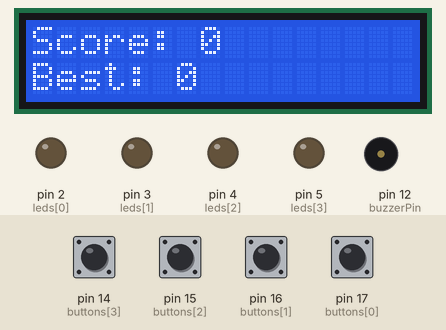
Recording of a sketch running on a simulated Arduino Uno, built with avr-gcc and run on an emulated ATmega328P. Parts: 16×2 character LCD, output pins drawn as LEDs (lit = HIGH), buzzer (waves = sounding). The test bench sets the inputs (shaded band); at power-on: pin 14 (buttons[3]), pin 15 (buttons[2]), pin 16 (buttons[1]), pin 17 (buttons[0]) HIGH. Random numbers use the default seed unless the sketch sets one.

Above: at 2.9 s.
3.0 s: pin 14 (buttons[3]) pulled LOW for 0.15 s
At 4.33 s:
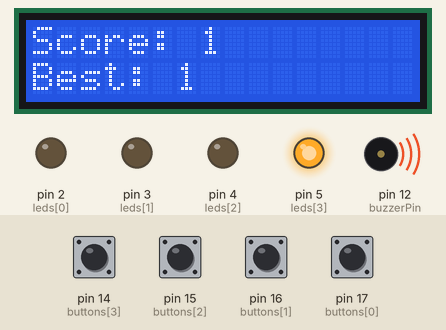
6.1 s: pin 15 (buttons[2]) pulled LOW for 0.15 s
At 7.98 s:
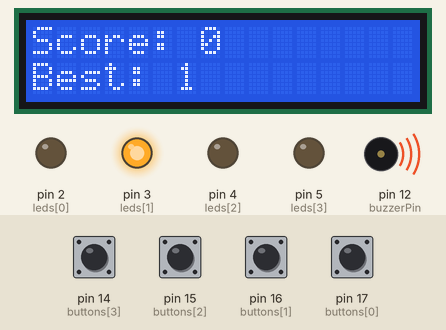
8.2 s: pin 17 (buttons[0]) pulled LOW for 1 s
At 9.0 s:
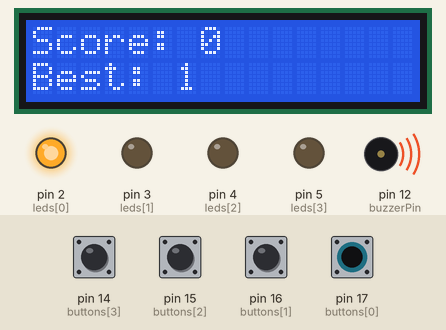
10.7 s: pin 14 (buttons[3]) pulled LOW for 1 s
At 13.0 s:
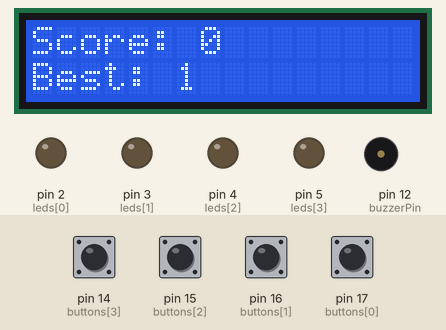
13.4 s: pin 15 (buttons[2]) pulled LOW for 1 s
At 15.58 s:
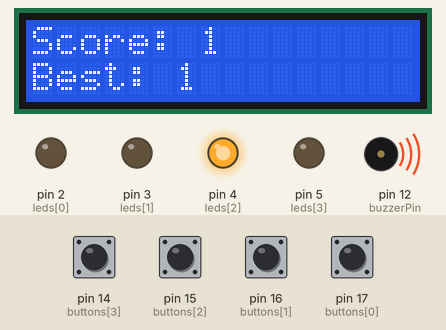
17.4 s: pin 16 (buttons[1]) pulled LOW for 0.15 s
At 18.4 s:
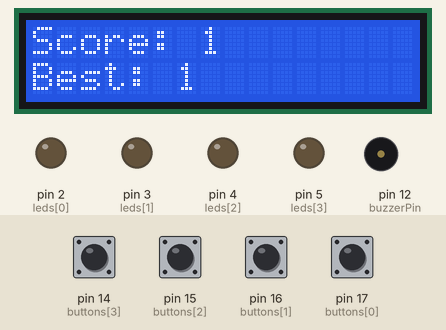
Timing chart, 0 to 20.4 s (numbered marks = the images above; inputs shaded):
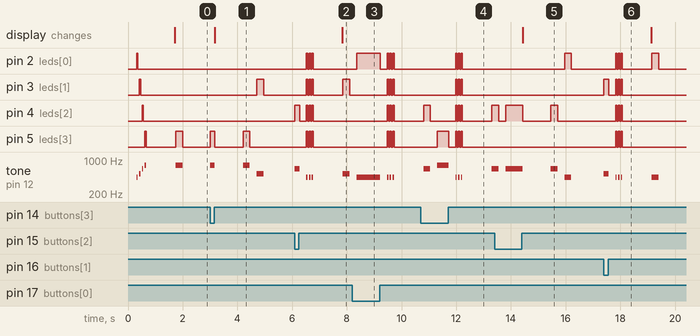

Measured:
- after the input at 3.0 s, pin 3 (leds[1]): LOW → HIGH after 1.7 s, → LOW 0.25 s later; pin 5 (leds[3]): LOW → HIGH at once, → LOW 0.18 s later, → HIGH 1.0 s later, → LOW 0.25 s later; tone on pin 12 (buzzerPin): plays 784 Hz for 0.18 s, 784 Hz for 0.25 s, 523 Hz for 0.25 s, starting at once; the display: changes after 0.18 s (image 1)
- after the input at 6.1 s, pin 2 (leds[0]), pin 5 (leds[3]): alternates HIGH for 0.05 s and LOW for 0.05 s, 6 changes in all, then stays LOW, starting after 0.43 s; tone on pin 12 (buzzerPin): plays 659 Hz for 0.18 s, 440 Hz for 0.05 s, 440 Hz for 0.05 s, 440 Hz for 0.05 s, 523 Hz for 0.25 s, starting at once; the display: changes after 1.7 s (image 2)
- after the input at 8.2 s, pin 3 (leds[1]), pin 4 (leds[2]), pin 5 (leds[3]): alternates HIGH for 0.05 s and LOW for 0.05 s, 6 changes in all, then stays LOW, starting after 1.3 s; tone on pin 12 (buzzerPin): plays 440 Hz for 0.87 s, 440 Hz for 0.05 s, 440 Hz for 0.05 s, 440 Hz for 0.05 s, starting after 0.16 s
- after the input at 10.7 s, pin 2 (leds[0]), pin 3 (leds[1]): alternates HIGH for 0.05 s and LOW for 0.05 s, 6 changes in all, then stays LOW, starting after 1.3 s
- after the input at 13.4 s, pin 2 (leds[0]): LOW → HIGH after 2.6 s, → LOW 0.25 s later; the display: changes after 1.0 s (image 5)
- after the input at 17.4 s, pin 4 (leds[2]), pin 5 (leds[3]): alternates HIGH for 0.05 s and LOW for 0.05 s, 6 changes in all, then stays LOW, starting after 0.43 s; tone on pin 12 (buzzerPin): plays 523 Hz for 0.18 s, 440 Hz for 0.05 s, 440 Hz for 0.05 s, 440 Hz for 0.05 s, 440 Hz for 0.25 s, starting at once
- by itself, tone on pin 12 (buzzerPin): plays 440 Hz for 0.05 s, 523 Hz for 0.05 s, 659 Hz for 0.05 s, 784 Hz for 0.05 s, 784 Hz for 0.25 s

The sketch:

simon-says.ino
```cpp
#include <LiquidCrystal.h>
const int rs = 6, en = 7, d4 = 8, d5 = 9, d6 = 10, d7 = 11;
LiquidCrystal lcd(rs, en, d4, d5, d6, d7);

int simonLeds[100];
int randomLed;

int leds[4] = { 2, 3, 4, 5 };
int buttons[4] = { 17, 16, 15, 14 };
int tones[4] = { 440, 523, 659, 784 };
int buzzerPin = 12;

int buttonsInput[4] = { 0, 0, 0, 0 };

int currentScore = 0;
int highscore = 0;

int roundDelay = 1000;
int sequenceDelay = 250;
int animationDelay = 50;
int deadzoneDelay = 25;


void setup() {
  Serial.begin(9600);
  lcd.begin(16, 2);
  pinMode(buzzerPin, OUTPUT);

  for (int i = 0; i < 4; i++) {
    pinMode(leds[i], OUTPUT);
    digitalWrite(leds[i], LOW);
    pinMode(buttons[i], INPUT_PULLUP);
  }

  startupAnimation();
  delay(roundDelay);
}

void loop() {
  // reset LCD
  updateLCDScores();

  // wait until no buttons are being pressed
  waitForNoInput();

  // select random led and add selection to array
  simonSelect();

  // loop through led and tone sequence
  loopSimonSelections();

  // wait for user input
  // either record entire sequence and check at the end OR check at every input
  userInput();

  delay(roundDelay);
}

void userInput() {
  for (int i = 0; i <= currentScore; i++) {
    while (arraySum(buttonsInput, 4) == 4) {
      // loop through all buttons and check if they are pressed
      for (int j = 0; j < 4; j++) {
        buttonsInput[j] = digitalRead(buttons[j]);
        if (buttonsInput[j] == 0) {
          digitalWrite(leds[j], HIGH);
          tone(buzzerPin, tones[j]);

          // verify if the correct button is pressed
          if (j != simonLeds[i]) {
            waitForNoInput();
            resetOutputs();
            lost();
            return;
          }
        }
      }
    }
    waitForNoInput();
    resetOutputs();
  }
  roundWin();
}

int arraySum(int array[], int length) {
  int sum = 0;
  for (int i = 0; i < length; i++) {
    sum += array[i];
  }
  return sum;
}

void waitForNoInput() {
  while (arraySum(buttonsInput, 4) != 4) {
    for (int j = 0; j < 4; j++) {
      buttonsInput[j] = digitalRead(buttons[j]);
    }
  }
  delay(deadzoneDelay);
}

void resetOutputs() {
  for (int i = 0; i < 4; i++) {
    digitalWrite(leds[i], LOW);
  }
  noTone(buzzerPin);
}

void updateLCDScores() {
  lcd.clear();
  lcd.setCursor(0, 0);
  lcd.print("Score: " + String(currentScore));
  lcd.setCursor(0, 1);
  lcd.print("Best: " + String(highscore));
}

void simonSelect() {
  randomLed = random(4);
  simonLeds[currentScore] = randomLed;
}

void loopSimonSelections() {
  for (int i = 0; i <= currentScore; i++) {
    digitalWrite(leds[simonLeds[i]], HIGH);
    tone(buzzerPin, tones[simonLeds[i]]);
    delay(sequenceDelay);
    digitalWrite(leds[simonLeds[i]], LOW);
    noTone(buzzerPin);
    delay(sequenceDelay);
  }
}

void lost() {
  currentScore = 0;
  losingAnimation();
}

void roundWin() {
  currentScore++;
  if (currentScore > highscore) {
    highscore = currentScore;
  }

  updateLCDScores();
}

// ---------- Animations ----------
void startupAnimation() {
  delay(sequenceDelay);
  for (int i = 0; i < 4; i++) {
    digitalWrite(leds[i], HIGH);
    tone(buzzerPin, tones[i]);
    delay(animationDelay);
    digitalWrite(leds[i], LOW);
    noTone(buzzerPin);
    delay(animationDelay);
  }
}

void losingAnimation() {
  delay(sequenceDelay);
  for (int x = 0; x < 3; x++) {
    tone(buzzerPin, tones[0]);
    for (int i = 0; i < 4; i++) {
      digitalWrite(leds[i], HIGH);
    }
    delay(animationDelay);

    for (int i = 0; i < 4; i++) {
      digitalWrite(leds[i], LOW);
    }
    noTone(buzzerPin);
    delay(animationDelay);
  }
}
```
